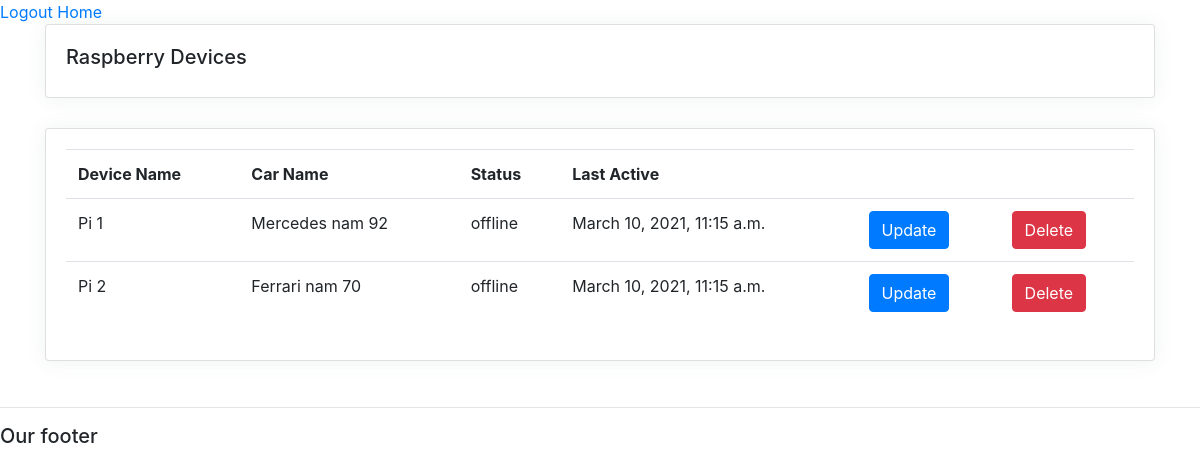
The page /rasps/ on the database as committed earlier.
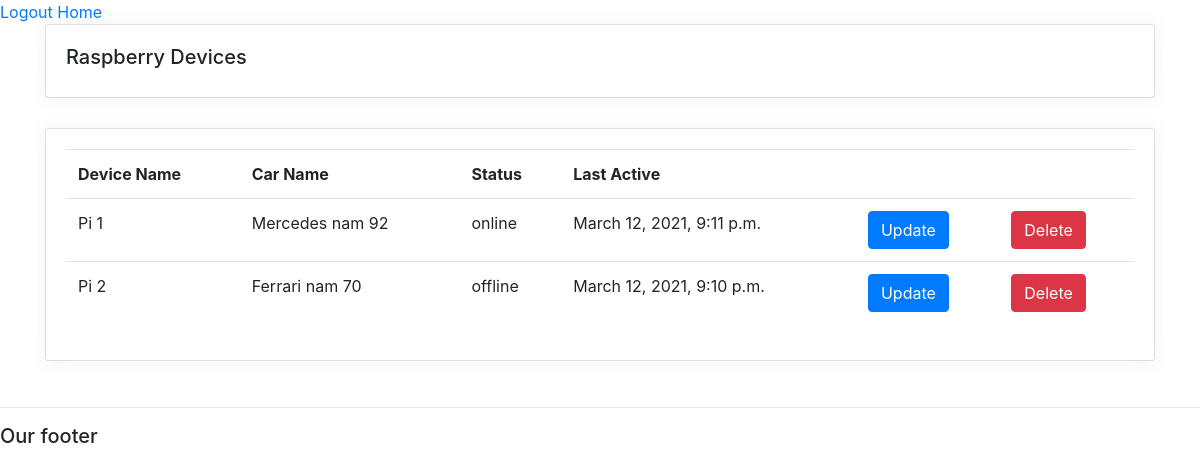
The same page on the database as committed later.
### accounts/models.py (models this page shows, shortened)
class RaspDevice(models.Model):
    STATUS = (
        ("online", "online"),
        ("offline", "offline"),
    )
    name = models.CharField(max_length=50)
    car = models.OneToOneField(Car, null=True, on_delete=models.SET_NULL)
    status = models.CharField(max_length=50, null=True, blank=True, choices=STATUS)
    lastActive = models.DateTimeField(null=True, blank=True)
    date_created = models.DateTimeField(auto_now_add=True)

class Car(models.Model):
    name = models.CharField(max_length=50)
    driver = models.ForeignKey(Driver, null=True, on_delete=models.CASCADE)

### accounts/views.py (the view)
# urls.py: path("rasps/", views.raspsPage, name="rasps"),
def raspsPage(request):
    rasps = RaspDevice.objects.all()
    context = {"rasps": rasps}
    return render(request, "accounts/rasps.html", context)

### accounts/templates/accounts/rasps.html (shortened to what this page needs)
{% extends 'accounts/main.html' %}
{% load static %}
{% block content %}
<div class='container'>
    <div class="row">
        <div class="col-md">
            <div class="card card-body">
                <h5>Raspberry Devices</h5>
            </div>
            <div class="card card-body">
                <table class="table">
                    <tr>
                        <th>Device Name</th>
                        <th>Car Name</th>
                        <th>Status</th>
                        <th>Last Active</th>
                        <th></th>
                        <th></th>
                    </tr>
                    {% for rasp in rasps %}
                    <tr>
                        <td>{{ rasp.name }}</td>
                        <td>{{ rasp.car.name }}</td>
                        <td>{{ rasp.status }}</td>
                        <td>{{ rasp.lastActive }}</td>
                        <td><a href="{% url 'raspUpdate' rasp.id %}" class="btn btn-primary">Update</a></td>
                        <td><a href="{% url 'raspDelete' rasp.id %}" class="btn btn-danger">Delete</a></td>
                    </tr>
                    {% endfor %}
                </table>
            </div>
        </div>
    </div>
</div>
{% endblock %}

Rows that differ between the two databases and show on the page:
changed RaspDevice "Pi 1": status "offline" → "online"; lastActive "March 10, 2021, 11:15 a.m." → "March 12, 2021, 9:11 p.m."
changed RaspDevice "Pi 2": lastActive "March 10, 2021, 11:15 a.m." → "March 12, 2021, 9:10 p.m."
